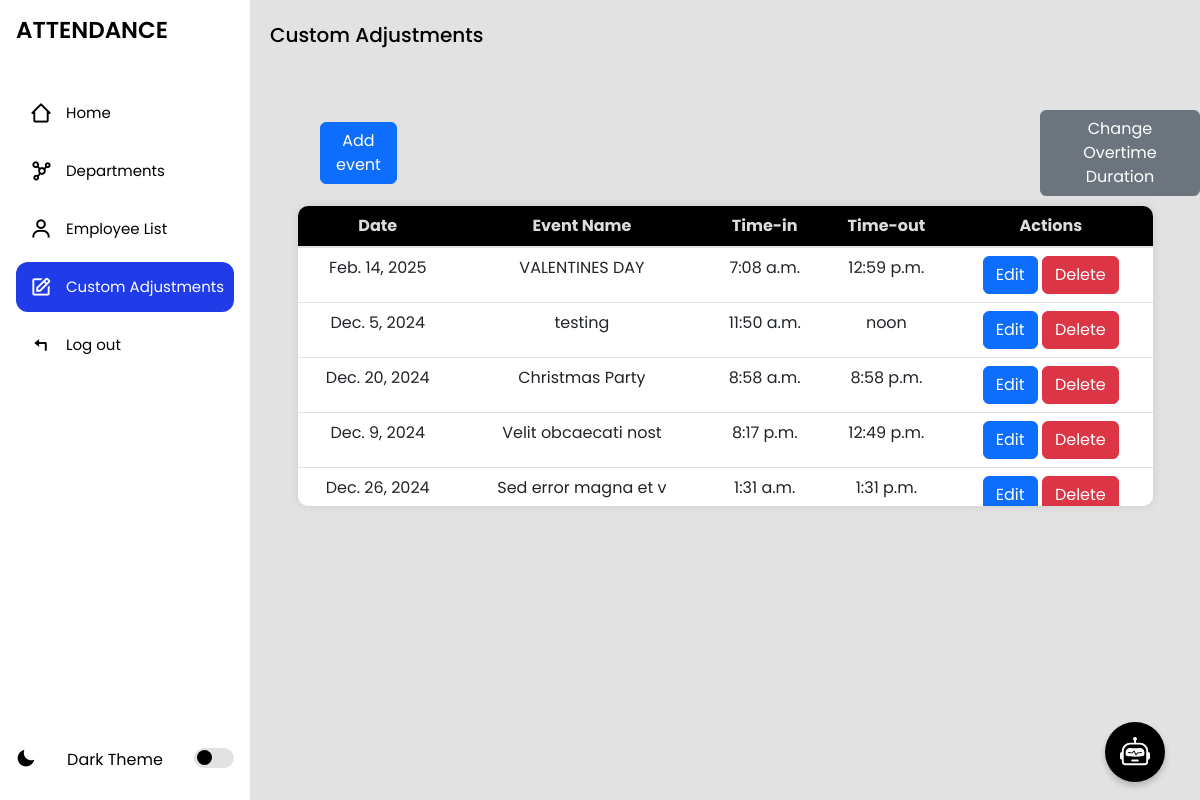
Page /schedules/ on the earlier database version.
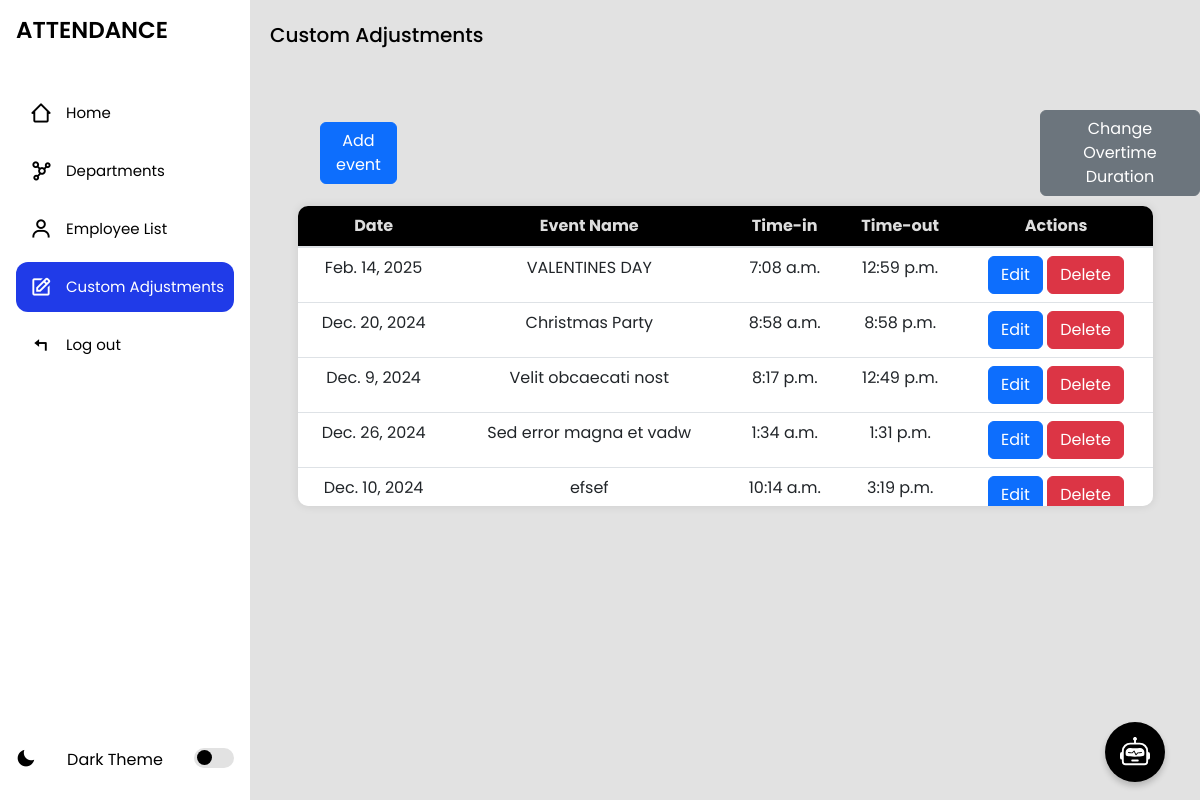
Same page on the later database version.
### myapp/models.py (models this page shows, shortened)
class CustomSchedule(models.Model):
    date = models.DateField(unique=True)
    time_in = models.TimeField()
    time_out = models.TimeField()
    reason = models.TextField(blank=True)

### myapp/views.py (the view, shortened to what this page needs)
# urls.py: path('schedules/', views.schedule_list, name='schedule_list'),
def schedule_list(request):
    schedules = CustomSchedule.objects.all()
    alert_message = None
    alert_icon = None
    today = date.today()
    schedule_exists_today = CustomSchedule.objects.filter(date=today).exists()
    attendance_exists_today = Attendance.objects.filter(date=today).exists()
    button_display = not (schedule_exists_today and attendance_exists_today)
    overtime_setting = OvertimeSetting.objects.first()
    current_overtime_duration = overtime_setting.overtime_duration_hours if overtime_setting else 3  # Default to 3 hours
    return render(request, 'schedule_list.html', {
        'schedules': schedules,
        'alert_message': alert_message,
        'alert_icon': alert_icon,
        'overtime_duration': current_overtime_duration,
        'button_display': button_display,
        'today': today,
        'attendance_exists_today': attendance_exists_today,
    })

### myapp/templates/schedule_list.html (shortened to what this page needs)
{% extends 'index.html' %}
{% block content %}
<section class="home">
    <p>Custom Adjustments</p>
    <div class='add-emp'
    style="
        display: flex;
        flex-direction: row;
        gap:643px;
        align-items: center;
        justify-content: start;
        margin-left: 70px;
        margin-top: 40px;
        ">
    <button title="Add new employee" type="button"
    class="btn btn-primary"
    data-bs-toggle="modal"
    data-bs-target="#addCustomModal"
    >Add event
    </button>
    <button type="button" class="btn btn-secondary" data-bs-toggle="modal" data-bs-target="#overtimeModal" >
        Change Overtime Duration
    </button>
    </div>
<div class="table-container">
    <table class="table">
        <thead>
            <tr>
                <th scope="col">Date</th>
                <th scope="col">Event Name</th>
                <th scope="col">Time-in</th>
                <th scope="col">Time-out</th>
                <th scope="col">Actions</th>
            </tr>
        </thead>
        <tbody>
            {% for schedule in schedules %}
            <tr>
                <td>{{ schedule.date }}</td>
                <td>{{ schedule.reason|default:"N/A" }}</td>
                <td>{{ schedule.time_in }}</td>
                <td>{{ schedule.time_out }}</td>
                 <td>
                    {% if schedule.date == today and attendance_exists_today %}
                    {% else %}
                        <button type="button" class="btn btn-primary" data-bs-toggle="modal" data-bs-target="#editModal-{{ schedule.id }}">
                            Edit
                        </button>
                    {% endif %}
                        <button type="button" class="btn btn-danger" data-bs-toggle="modal" data-bs-target="#deleteModal-{{ schedule.id }}">
                            Delete
                        </button>
                    </div>
                </td>
            </tr>
            {% empty %}
            <tr>
                <td colspan="5">No schedules available.</td>
            </tr>
            {% endfor %}
</section>
{% endblock %}

Differences in the rows shown:
removed CustomSchedule: date "Dec. 5, 2024", reason "testing", time_in "11:50 a.m.", time_out "noon"
changed CustomSchedule: reason "Sed error magna et v" → "Sed error magna et vadw"; time_in "1:31 a.m." → "1:34 a.m."
added CustomSchedule: date "Dec. 10, 2024", reason "efsef", time_in "10:14 a.m.", time_out "3:19 p.m."
